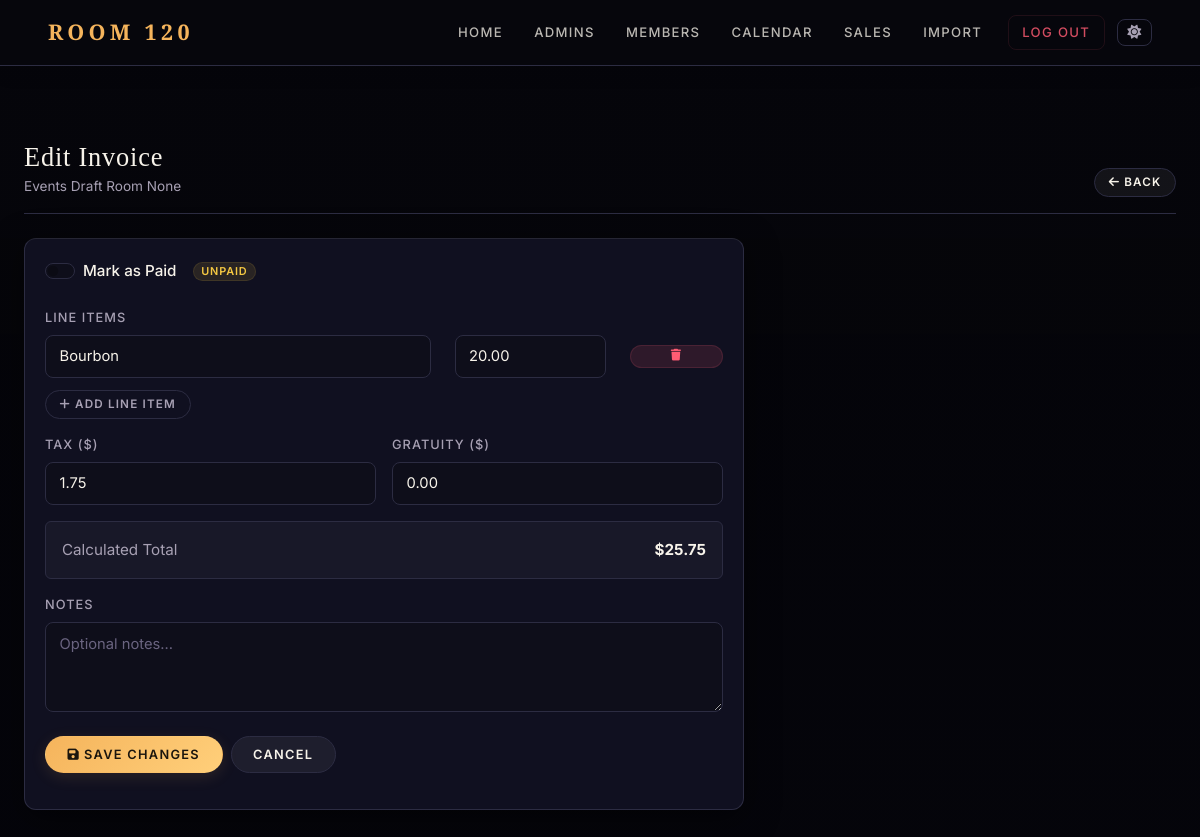
The page /edit_invoice/1 (signed in) on the database as committed earlier.
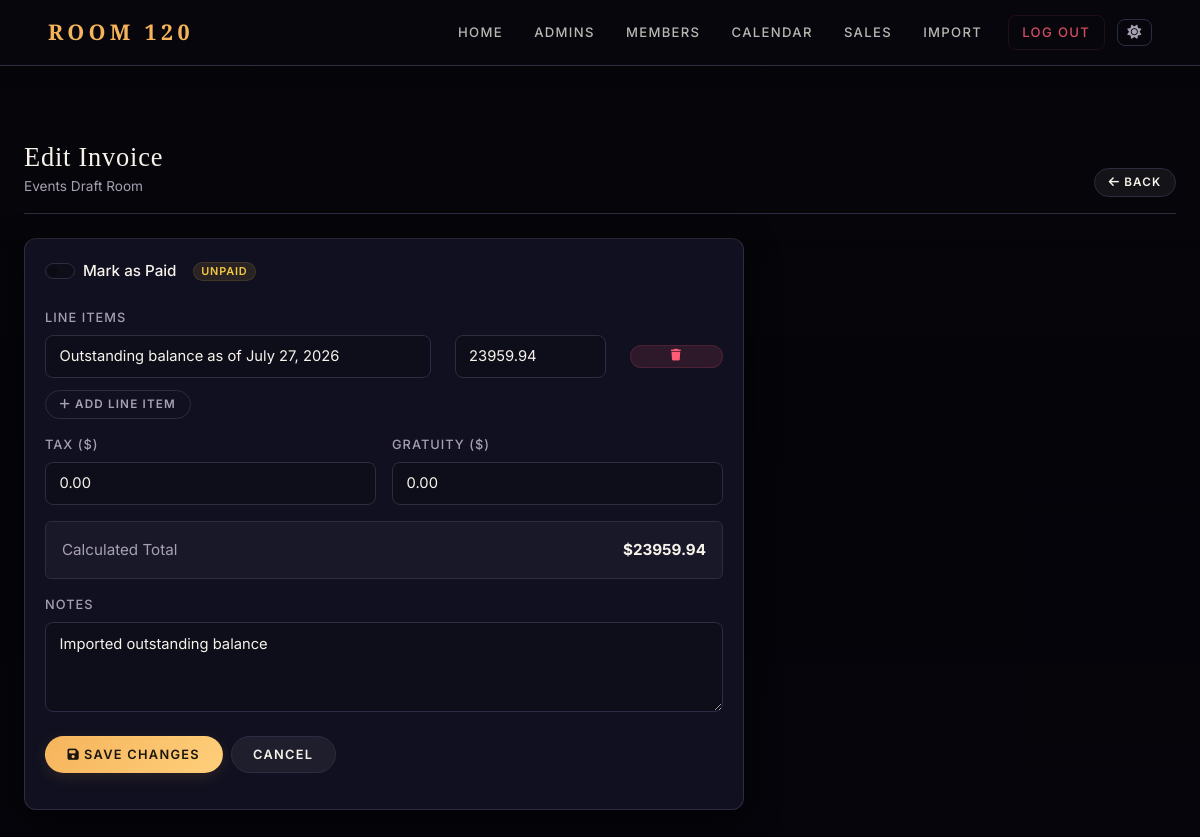
The same page on the database as committed later.
### app.py (models this page shows, shortened)
class User(db.Model):
    id = db.Column(db.Integer, primary_key=True)
    username = db.Column(db.String(100), unique=True, nullable=False)
    password = db.Column(db.String(200), nullable=False)
    role = db.Column(db.String(10), nullable=False)
    first_name = db.Column(db.String(100))
    last_name = db.Column(db.String(100))
    email = db.Column(db.String(100))
    phone = db.Column(db.String(20))
    member_number = db.Column(db.String(100))
    active = db.Column(db.Boolean, default=True)
    membership_type = db.Column(db.String(20), default='single')
    staff_role_id = db.Column(db.Integer, db.ForeignKey('staff_role.id'), nullable=True)
    staff_role    = db.relationship('StaffRole', back_populates='users', foreign_keys=[staff_role_id])
    created_at         = db.Column(db.DateTime, default=datetime.utcnow)
    favorite_drink     = db.Column(db.String(200))
    seating_preference = db.Column(db.String(200))
    allergies          = db.Column(db.String(500))
    preferences_notes  = db.Column(db.Text)
    amount_spent = db.Column(db.Float, default=0.0)
    amount_owed = db.Column(db.Float, default=0.0)
    tax_owed = db.Column(db.Float, default=0.0)
    tax_paid = db.Column(db.Float, default=0.0)
    gratuity_owed = db.Column(db.Float, default=0.0)
    gratuity_paid = db.Column(db.Float, default=0.0)
    minimum_adjustment = db.Column(db.Float, default=0.0)
    invoices = db.relationship('Invoice', back_populates='member', cascade='all, delete-orphan')
    reservations = db.relationship('Reservation', back_populates='user', cascade='all, delete-orphan')
    notes_received = db.relationship('Note', foreign_keys='Note.member_id', back_populates='member', cascade='all, delete-orphan')
    notes_written = db.relationship('Note', foreign_keys='Note.author_id', back_populates='author', cascade='all, delete-orphan')
    orders = db.relationship('Order', back_populates='user', cascade='all, delete-orphan')

class InvoiceLineItem(db.Model):
    id = db.Column(db.Integer, primary_key=True)
    invoice_id = db.Column(db.Integer, db.ForeignKey('invoice.id'))
    description = db.Column(db.String(200))
    amount = db.Column(db.Float)
    invoice = db.relationship('Invoice', back_populates='line_items')

class Invoice(db.Model):
    id = db.Column(db.Integer, primary_key=True)
    original_filename = db.Column(db.String(255), nullable=False)
    stored_filename = db.Column(db.String(255), nullable=False)
    upload_date = db.Column(db.DateTime, default=datetime.utcnow)
    member_id = db.Column(db.Integer, db.ForeignKey('user.id', ondelete='CASCADE'), nullable=False)
    member = db.relationship('User', back_populates='invoices')
    date_created = db.Column(db.DateTime, default=datetime.utcnow)
    total_amount = db.Column(db.Float)
    tax_amount = db.Column(db.Float)
    gratuity_amount = db.Column(db.Float)
    notes = db.Column(db.Text)
    is_paid = db.Column(db.Boolean, default=False)
    order_id = db.Column(db.Integer, db.ForeignKey('order.id'), nullable=True)
    order_ids_json = db.Column(db.Text, nullable=True)
    line_items = db.relationship('InvoiceLineItem', back_populates='invoice', cascade="all, delete-orphan")

### app.py (the view, shortened to what this page needs)
@app.route('/edit_invoice/<int:invoice_id>', methods=['GET', 'POST'])
def edit_invoice(invoice_id):
    if not authorized('edit_invoice'):
        return redirect(url_for('login'))
    invoice = Invoice.query.get_or_404(invoice_id)
    member = invoice.member
    return render_template('edit_invoice.html', invoice=invoice, member=member)

### app.py (called while the page is built)
@app.before_request
def enable_foreign_keys():
    db.session.execute(text('PRAGMA foreign_keys = ON'))

@app.context_processor
def inject_globals():
    user = None
    if session.get('user_id'):
        user = User.query.get(session.get('user_id'))
    try:
        all_types = MembershipType.query.order_by(MembershipType.sort_order, MembershipType.display_name).all()
    except Exception:
        all_types = []
    type_map = {t.name: t for t in all_types}
    active_types = [t for t in all_types if t.is_active]
    return dict(
        current_user=user,
        membership_types=active_types,
        all_membership_types=all_types,
        membership_type_map=type_map,
    )

def authorized(*perms):
    role = session.get('role')
    if role == 'admin':
        return True
    if role == 'staff':
        user_perms = set(session.get('permissions', []))
        return all(p in user_perms for p in perms)
    return False

### templates/edit_invoice.html (shortened to what the changed rows need)
{% extends 'base.html' %}
{% block content %}
<div class="container-fluid px-4 mt-4">
  <div class="page-header d-flex justify-content-between align-items-end flex-wrap gap-2">
    <div>
      <h2>Edit Invoice</h2>
      <div class="text-muted" style="font-size:0.85rem;">{{ member.first_name }} {{ member.last_name }}</div>
    </div>
  </div>
  <div class="card" style="max-width:720px;">
    <div class="card-body">
      <form method="POST">
        <div class="mb-4 d-flex align-items-center gap-3">
          <div class="form-check form-switch mb-0">
            <input class="form-check-input" type="checkbox" name="is_paid" id="is_paid" {% if invoice.is_paid %}checked{% endif %}>
            <label class="form-check-label fw-medium" for="is_paid">Mark as Paid</label>
          </div>
        </div>
        {% set editable = invoice.original_filename in ('Manual Entry', 'Generated from Order', 'Generated from Orders') %}
        {% if editable %}
        <div class="mb-3">
          <label class="form-label fw-medium">Line Items</label>
          <div id="line-items-container">
            {% for item in invoice.line_items %}
            <div class="row mb-2 align-items-center line-item-row">
              <div class="col-7">
                <input type="text" name="description[]" class="form-control form-control-sm" value="{{ item.description }}" placeholder="Description" required>
              </div>
              <div class="col-3">
                <input type="number" name="amount[]" step="0.01" class="form-control form-control-sm line-amount" value="{{ '%.2f'|format(item.amount) }}" placeholder="0.00" required>
              </div>
              <div class="col-2">
                <button type="button" class="btn btn-danger btn-sm w-100" onclick="removeRow(this)">
                  <i class="fas fa-trash"></i>
                </button>
              </div>
            </div>
            {% endfor %}
          </div>
          <button type="button" class="btn btn-outline-secondary btn-sm mt-1" onclick="addLineItem()">
            <i class="fas fa-plus me-1"></i>Add Line Item
          </button>
        </div>
        <div class="row g-3 mb-3">
          <div class="col-md-6">
            <label for="tax_amount" class="form-label fw-medium">Tax ($)</label>
            <input type="number" step="0.01" name="tax_amount" id="tax_amount" class="form-control"
                   value="{{ '%.2f'|format(invoice.tax_amount or 0) }}" oninput="updateTotal()">
          </div>
          <div class="col-md-6">
            <label for="gratuity_amount" class="form-label fw-medium">Gratuity ($)</label>
            <input type="number" step="0.01" name="gratuity_amount" id="gratuity_amount" class="form-control"
                   value="{{ '%.2f'|format(invoice.gratuity_amount or 0) }}" oninput="updateTotal()">
          </div>
        </div>
        <div class="mb-3">
          <div class="d-flex justify-content-between align-items-center p-3 rounded" style="background:var(--bg-soft);border:1px solid var(--border);">
            <span class="text-muted">Calculated Total</span>
            <strong id="total-display">${{ '%.2f'|format(invoice.total_amount or 0) }}</strong>
          </div>
        </div>
        {% endif %}
        <div class="mb-4">
          <label for="notes" class="form-label fw-medium">Notes</label>
          <textarea name="notes" id="notes" class="form-control" rows="3" placeholder="Optional notes...">{{ invoice.notes or '' }}</textarea>
        </div>
      </form>
    </div>
  </div>
</div>
{% endblock %}

Rows that differ between the two databases and show on the page:
removed User: first_name "Events Draft Room", last_name "None"
added User: first_name "Events", last_name "Draft Room"
changed Invoice: tax_amount "1.75" → "0.00"; total_amount "25.75" → "23959.94"; notes (not shown) → "Imported outstanding balance"
changed InvoiceLineItem: description "Bourbon" → "Outstanding balance as of July 27, 2026"; amount "20.00" → "23959.94"
